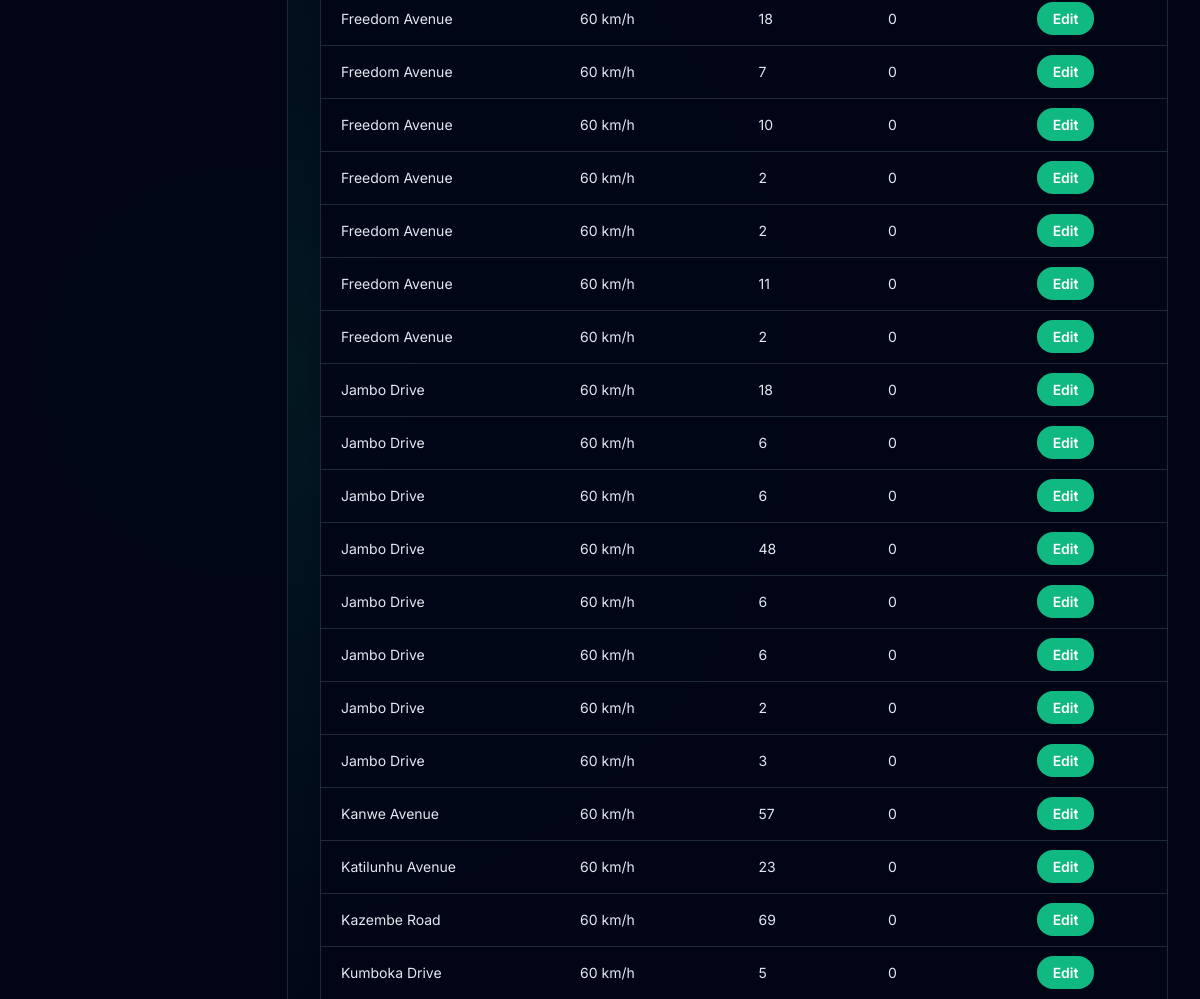
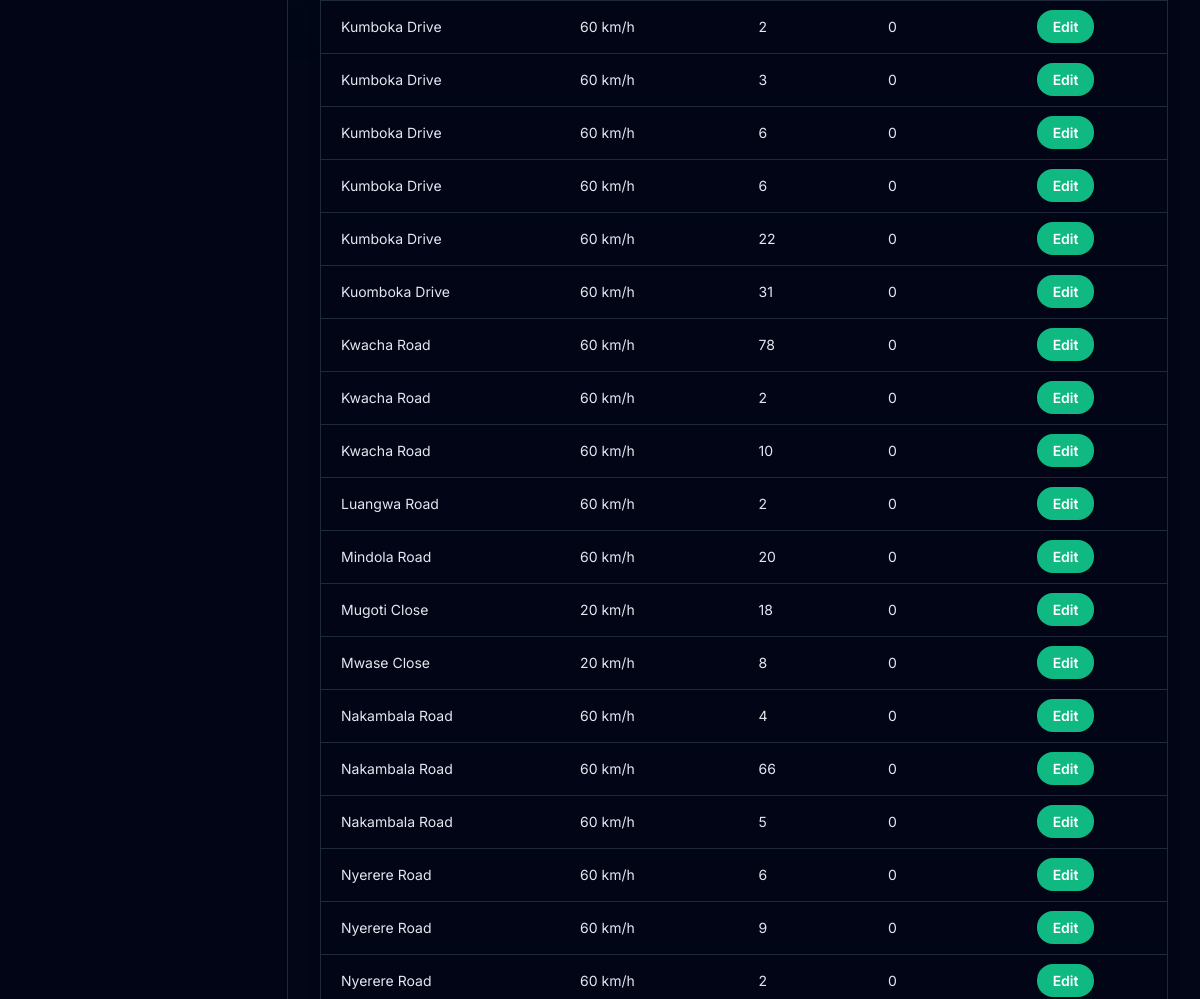
The app's page /roads/ (middle part), older data (2 pictures, top to bottom).
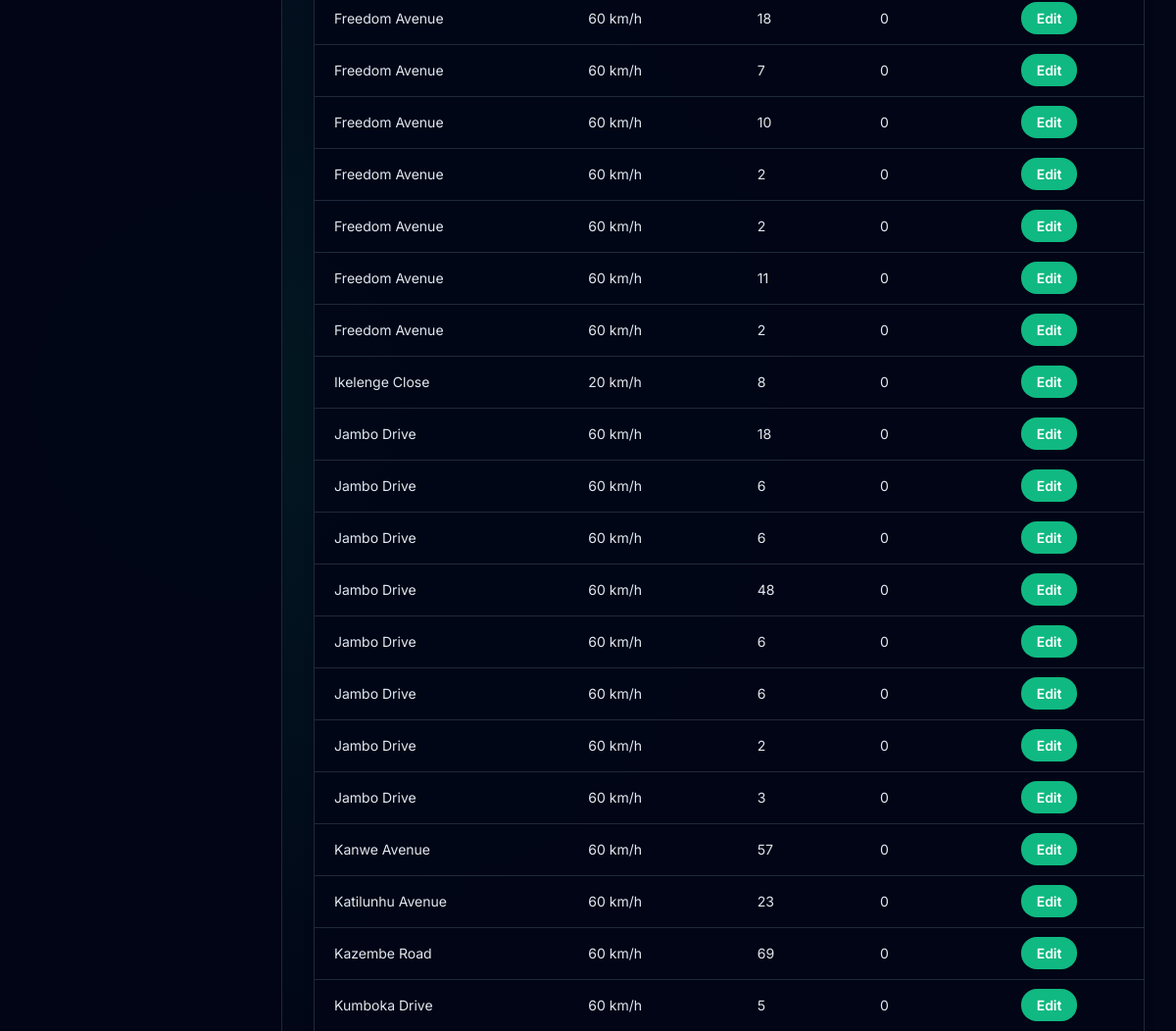
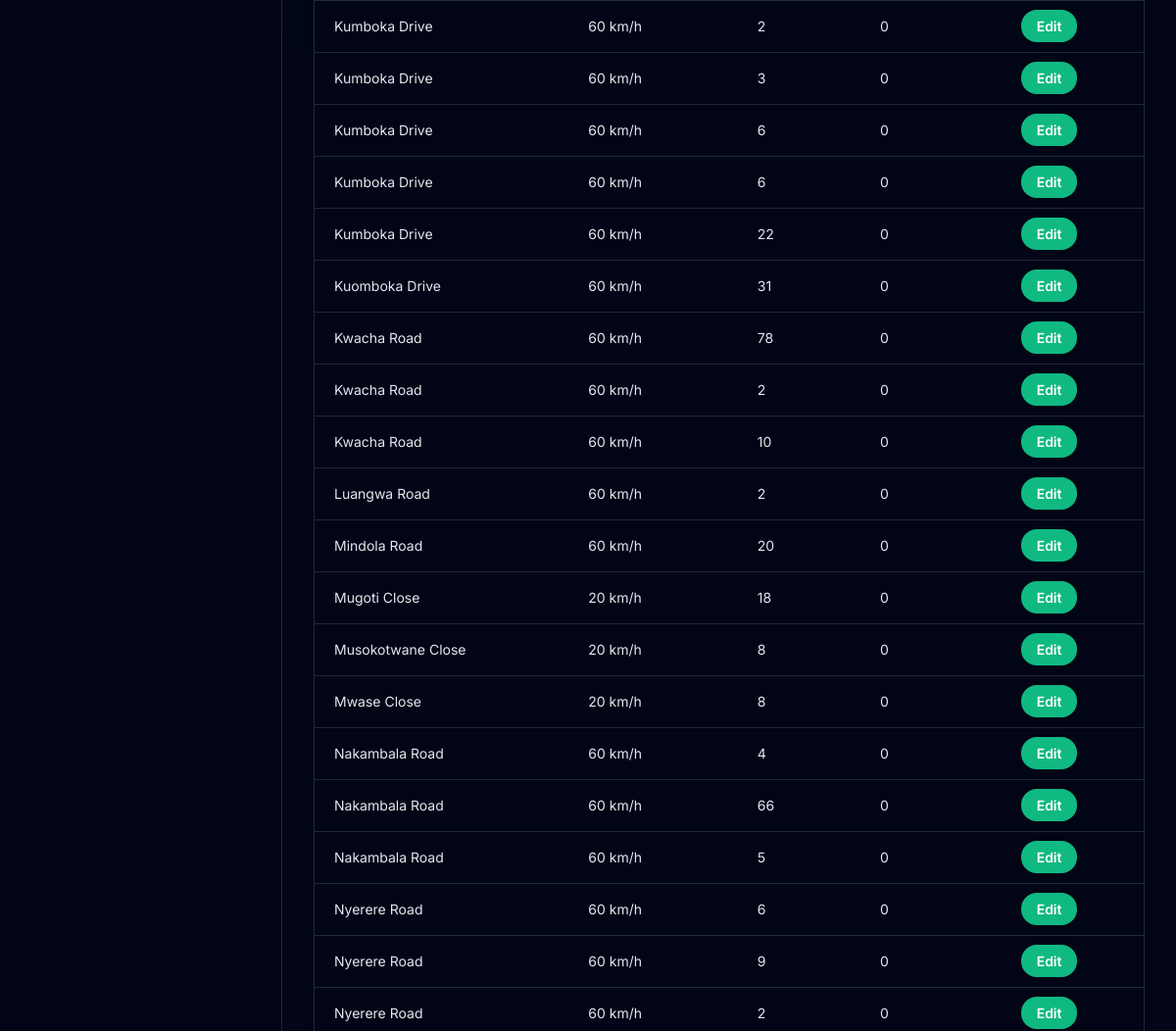
The same page, newer data (2 pictures, top to bottom).
### api/models.py (models this page shows, shortened)
class Road(models.Model):
    name = models.CharField(max_length=128)
    speed_limit = models.PositiveIntegerField()
    created_at = models.DateTimeField(auto_now_add=True)
    updated_at = models.DateTimeField(auto_now=True)
    class Meta:
        ordering = ['name']

### dashboard/views.py (the view)
# urls.py: path('roads/', roads_view, name='dashboard-roads'),
def roads_view(request):
    query = request.GET.get('q', '').strip()
    min_speed = request.GET.get('min_speed', '').strip()
    roads = Road.objects.annotate(
        node_count=Count('nodes'),
        hazard_count=Count('hazards'),
    ).order_by('name')
    if query:
        roads = roads.filter(name__icontains=query)
    if min_speed.isdigit():
        roads = roads.filter(speed_limit__gte=int(min_speed))
    return render(request, 'dashboard/roads.html', {
        'page': 'roads',
        'roads': roads,
        'query': query,
        'min_speed': min_speed,
    })

### dashboard/templates/dashboard/roads.html (shortened to what this page needs)
{% extends 'dashboard/base.html' %}
{% block content %}
<div class="grid gap-6 xl:grid-cols-[1.4fr_0.6fr]">
    <div class="space-y-6">
        <div class="overflow-hidden rounded-3xl border border-slate-800 bg-slate-950/90 shadow-lg shadow-slate-950/10">
            <table class="w-full border-collapse text-left text-sm text-slate-200">
                <tbody>
                    {% for road in roads %}
                    <tr class="border-b border-slate-800 hover:bg-slate-900/80">
                        <td class="px-5 py-4">{{ road.name }}</td>
                        <td class="px-5 py-4">{{ road.speed_limit }} km/h</td>
                        <td class="px-5 py-4">{{ road.node_count }}</td>
                        <td class="px-5 py-4">{{ road.hazard_count }}</td>
                        <td class="px-5 py-4">
                            <a href="{% url 'dashboard-road-editor' %}?road_id={{ road.id }}" class="rounded-2xl bg-emerald-500 px-4 py-2 text-sm font-semibold text-white transition hover:bg-emerald-400">Edit</a>
                        </td>
                    </tr>
                    {% empty %}
                    <tr>
                        <td colspan="5" class="px-5 py-6 text-center text-slate-400">No roads found with the current filter.</td>
                    </tr>
                    {% endfor %}
                </tbody>
            </table>
        </div>
    </div>
</div>
{% endblock %}

Row changes from the older to the newer data that the page shows:
added Road: name "Ikelenge Close", speed_limit "20", node_count "8", hazard_count "0"
added Road: name "Musokotwane Close", speed_limit "20", node_count "8", hazard_count "0"
